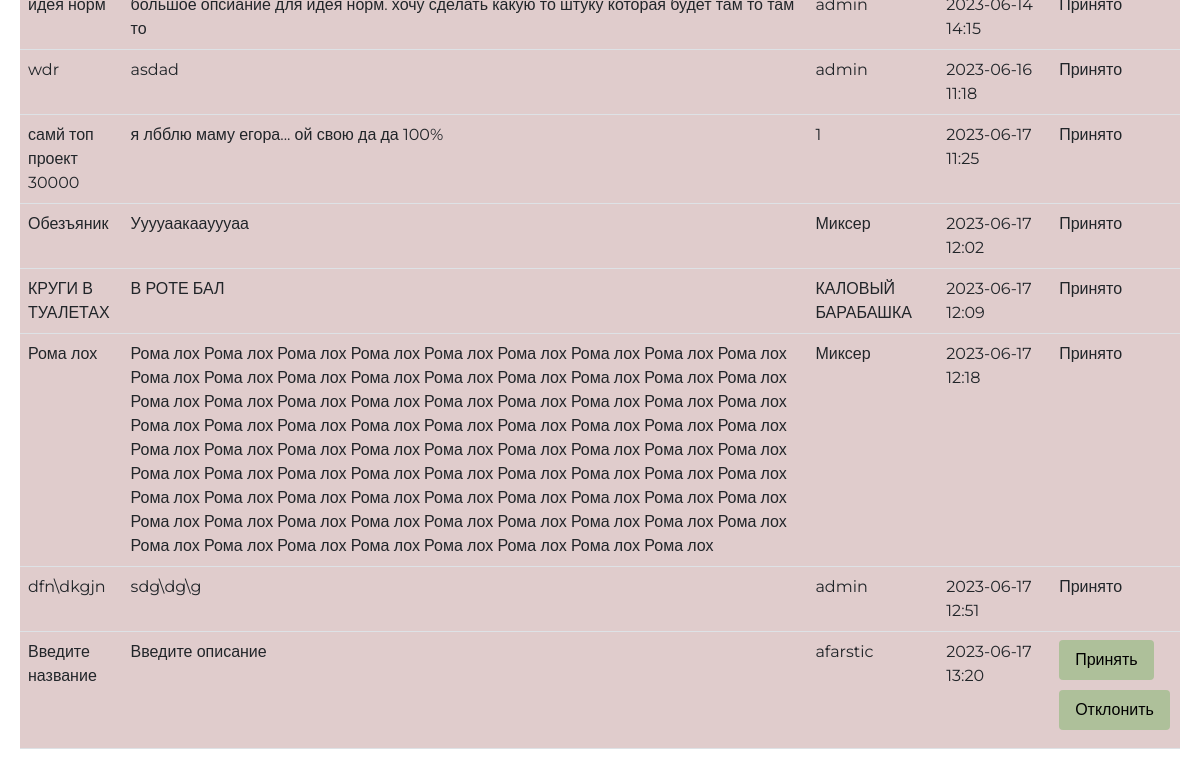
Page /admin (signed in, lower part) on the earlier database version.
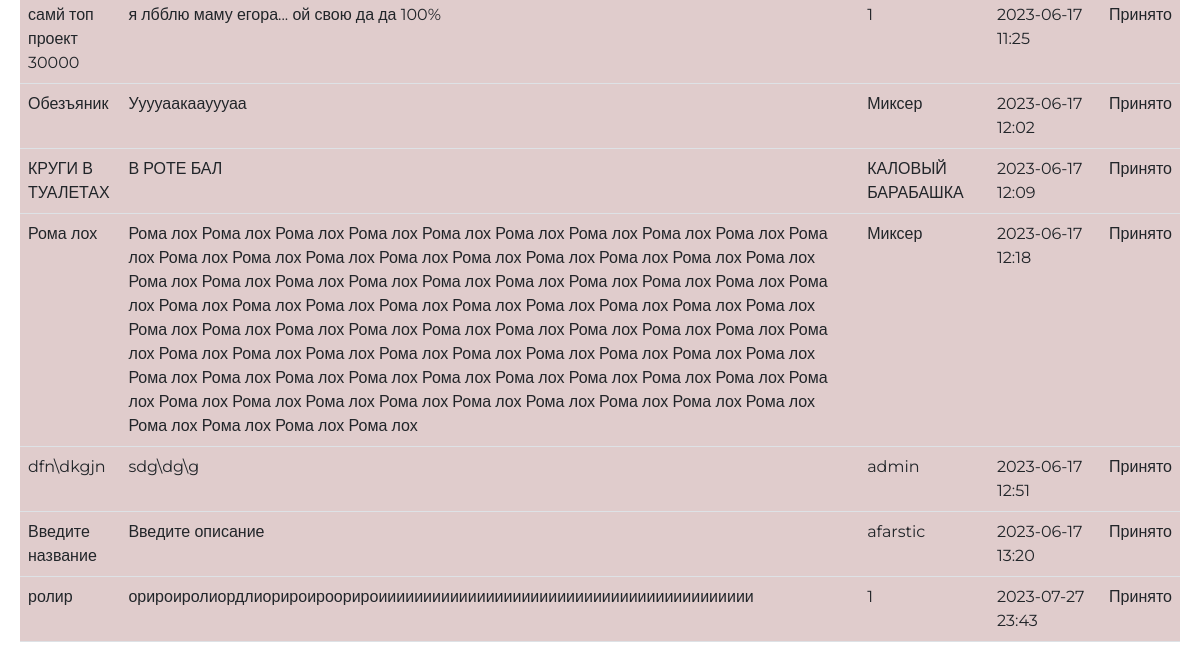
Same page on the later database version.
### data/ideas.py (models this page shows, shortened)
class Idea(SqlAlchemyBase, SerializerMixin):  # класс идей
    __tablename__ = 'ideas'
    id = Column(Integer, primary_key=True, autoincrement=True)
    user_id = Column(Integer, ForeignKey('users.id'), nullable=False)
    user = orm.relationship('User')
    name = Column(String(100), nullable=False)
    description = Column(String(1000))
    image = Column(String, default=None)
    add_time = Column(DateTime)
    approved = Column(Boolean, default=None)
    likes = Column(Integer, default=0)

### data/users.py (models this page shows, shortened)
class User(SqlAlchemyBase, SerializerMixin, UserMixin):  # класс пользователя, юзер миксин для сессии
    __tablename__ = 'users'
    id = Column(Integer, autoincrement=True, primary_key=True)
    username = Column(String, nullable=False)
    hashed_password = Column(String)

### app.py (the view)
@app.route('/admin', methods=['GET', 'POST'])
def admin_panel():
    if current_user.username != 'admin':
        abort(403)  # Если пользователь не админ, возвращаем ошибку 403 Forbidden
    db_sess = db_session.create_session()
    ideas = db_sess.query(Idea).all()
    return render_template('admin_panel.html', ideas=ideas)

### app.py (called while the page is built)
@login_manager.user_loader  # для сессии
def load_user(user_id):
    User = data.users.User
    db_sess = db_session.create_session()
    return db_sess.query(User).get(user_id)

### data/db_session.py (called while the page is built)
def create_session() -> Session:
    global __factory
    return __factory()

### templates/admin_panel.html (shortened to what this page needs)
{% extends "empty.html" %}
{% block content %}
    <table class="table">
        <tbody>
        {% for idea in ideas %}
            <tr>
                <td>{{ idea.name }}</td>
                <td>{{ idea.description }}</td>
                <td>{{ idea.user.username }}</td>
                <td>{{ idea.add_time.strftime('%Y-%m-%d %H:%M') if idea.add_time else '' }}</td>
                <td>
                    {% if idea.approved %}
                        Принято
                    {% elif idea.approved is none %}
                        <form action="{{ url_for('approve_idea', idea_id=idea.id) }}" method="POST" class="form-admin">
                            <button type="submit" class="button admin-button">Принять</button>
                        </form>
                        <form action="{{ url_for('reject_idea', idea_id=idea.id) }}" method="POST" class="form-admin">
                            <button type="submit" class="button admin-button">Отклонить</button>
                        </form>
                    {% else %}
                        Отклонено
                    {% endif %}
                </td>
            </tr>
        {% endfor %}
        </tbody>
    </table>
{% endblock %}

Differences in the rows shown:
no longer on this page (row unchanged): Idea: name "wdr", description "asdad", user.username "admin", add_time "2023-06-16 11:18", approved "Принято"
changed Idea "Введите название": approved "Принять Отклонить" → "Принято"
added Idea: name "ролир", description "орироиролиордлиорироироорироииииииииииииииииииииииииииииииииииииииииии", user.username "1", add_time "2023-07-27 23:43", approved "Принято"
